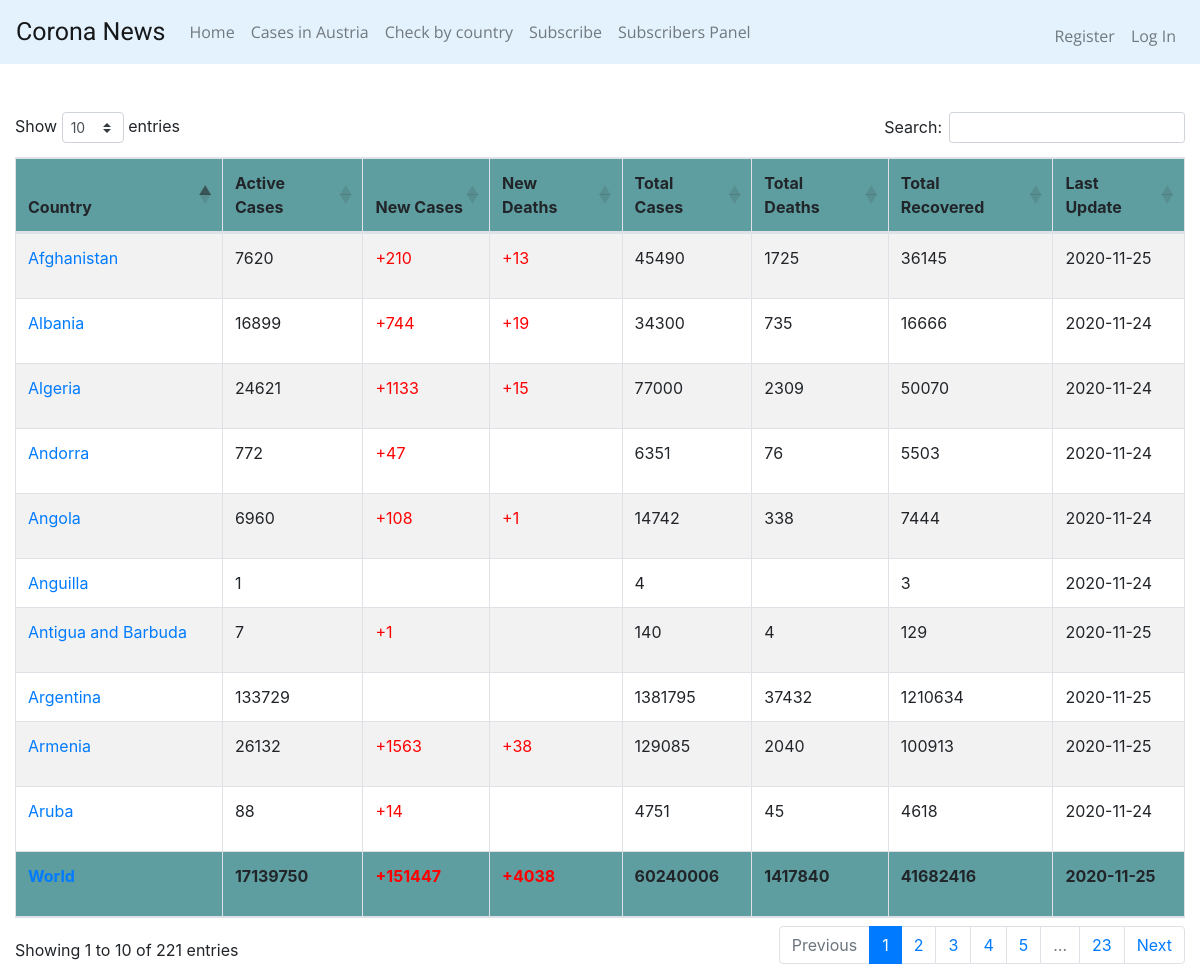
Page /casesWorld on the committed database.
### tables this page shows
CREATE TABLE casesWorld (id INTEGER PRIMARY KEY AUTOINCREMENT NOT NULL, country TEXT, active INTEGER, new INTEGER, deaths INTEGER, totalCases INTEGER, totalDeaths INTEGER, totalRecovered INTEGER, date date);

### app.py (the view)
@app.route("/casesWorld")
def casesWorld():
    tblCasesWorld = "casesWorld"
    tableValues = {}
    totalCases = {}
    tableValues = select_cases(tblCasesWorld)
    totalCases = select_cases_where_country(tblCasesWorld, "World")
    return render_template('casesWorld.html', casesWorld=tableValues, totalCases=totalCases)

### app.py (called while the page is built)
@app.after_request
def after_request(response):
    response.headers["Cache-Control"] = "no-cache, no-store, must-revalidate"
    response.headers["Expires"] = 0
    response.headers["Pragma"] = "no-cache"
    return response

### coronaCasesDAO.py (called while the page is built)
def select_cases(tableName):
    conn = connect_to_db()
    conn.row_factory = dict_factory
    cursor = conn.cursor()
    format_str = """SELECT country, active, new, deaths, totalCases, totalDeaths, totalRecovered, date FROM "{table}";"""
    sql_command = format_str.format(table=tableName)
    cursor.execute(sql_command)
    result = cursor.fetchall()
    conn.close()
    return result

def select_cases_where_country(tableName, country):
    conn = connect_to_db()
    conn.row_factory = dict_factory
    cursor = conn.cursor()
    format_str = """SELECT country, active, new, deaths, totalCases, totalDeaths, totalRecovered, date FROM "{table}" WHERE country="{countryName}";"""
    sql_command = format_str.format(table=tableName, countryName=country)
    cursor.execute(sql_command)
    result = cursor.fetchall()
    conn.close()
    return result

### helpers.py (called while the page is built)
def connect_to_db():
    conn = sqlite3.connect('coronaDatabase.db')
    return conn

def dict_factory(cursor, row):
    d = {}
    for idx, col in enumerate(cursor.description):
        d[col[0]] = row[idx]
    return d

### templates/casesWorld.html (shortened to what this page needs)
{% extends "layout.html" %}
{% block headSergiu %}
    <link href="https://cdn.datatables.net/1.10.22/css/dataTables.bootstrap4.min.css" rel="stylesheet">
{% endblock %}
{% block main %}
    <div class="col">
        <br>
        <table id="example" class="table table-striped table-bordered" style="width:100%">
            <thead>
                <tr style="background-color:cadetblue">
                    <th>Country</th>
                    <th>Active Cases</th>
                    <th>New Cases</th>
                    <th>New Deaths</th>
                    <th>Total Cases</th>
                    <th>Total Deaths</th>
                    <th>Total Recovered</th>
                    <th>Last Update</th>
                </tr>
            </thead>
            <tfoot>
                {% for dict_item in totalCases %}
                <tr style="background-color: cadetblue; font-weight: bold;">
                    <td >
                        {% set country = dict_item.get("country") %}
                        <a href="/history/{{ country }}" target="_blank">{{ country }}</a>
                    </td>
                    <td>
                        {{dict_item.get("active")}}
                    </td>
                    <td style="color:red;">
                        {% set new = dict_item.get("new") %}
                        {% if new != "" %}
                            <p>+{{ new }}</p>
                        {% else %}
                            <p></p>
                        {% endif %}
                    </td>
                    <td style="color:red;">
                        {% set deaths = dict_item.get("deaths") %}
                        {% if deaths != "" %}
                            <p>+{{ deaths }}</p>
                        {% else %}
                            <p></p>
                        {% endif %}
                    </td>
                    <td>
                        {{dict_item.get("totalCases")}}
                    </td>
                    <td>
                        {{dict_item.get("totalDeaths")}}
                    </td>
                    <td>
                        {{dict_item.get("totalRecovered")}}
                    </td>
                    <td>
                        {{dict_item.get("date")}}
                    </td>
                </tr>
                {% endfor %}
            </tfoot>
            <tbody>
            {% for dict_item in casesWorld %}
                <tr>
                        <td>
                            {% set country = dict_item.get("country") %}
                            <a href="/history/{{ country }}">{{ country }}</a>
                        </td>
                        <td>
                            {{dict_item.get("active")}}
                        </td>
                        <td style="color: red;">
                            {% set new = dict_item.get("new") %}
                            {% if new != "" %}
                                <p>+{{ new }}</p>
                            {% else %}
                                <p></p>
                            {% endif %}
                        </td>
                        <td style="color: red;">
                            {% set deaths = dict_item.get("deaths") %}
                            {% if deaths != "" %}
                                <p>+{{ deaths }}</p>
                            {% else %}
                                <p></p>
                            {% endif %}
                        </td>
                        <td>
                            {{dict_item.get("totalCases")}}
                        </td>
                        <td>
                            {{dict_item.get("totalDeaths")}}
                        </td>
                        <td>
                            {{dict_item.get("totalRecovered")}}
                        </td>
                        <td>
                            {{dict_item.get("date")}}
                        </td>
                </tr>
            {% endfor %}
            </tbody>
        </table>
    </div>
{% endblock %}

### templates/layout.html (shortened to what this page needs)
<!DOCTYPE html>
<html lang="en">
<head>
    <link href="https://cdnjs.cloudflare.com/ajax/libs/twitter-bootstrap/4.5.2/css/bootstrap.css" rel="stylesheet">
    {% block headSergiu %}{% endblock %}
</head>
<body>
    <nav class="navbar sticky-top navbar-expand-lg navbar-light" style="background-color: #e3f2fd;">
      <a class="navbar-brand" style="font-family: 'Roboto', sans-serif; font-size: 25px;" href="/">Corona News</a>
      <div class="collapse navbar-collapse" style="font-family: 'Open Sans', sans-serif;" id="navbarSupportedContent">
        {% if session.user_id %}
          <ul class="navbar-nav mr-auto">
            <li class="nav-item">
              <a class="nav-link" href="/">Home <span class="sr-only">(current)</span></a>
            </li>
            <li class="nav-item">
              <a class="nav-link" href="/casesInAustria">Cases in Austria</a>
            </li>
            <li class="nav-item">
              <a class="nav-link" href="/casesWorld">Check by country</a>
            </li>
            <li class="nav-item">
              <a class="nav-link" href="/subscription">Subscribe</a>
            </li>
            <li class="nav-item">
              <a class="nav-link" href="/usersTable">Subscribers Panel</a>
            </li>
          </ul>
            <ul class="navbar-nav ml-auto mt-2">
              <li class="nav-item"><a class="nav-link" href="/logout">Log Out</a></li>
          </ul>
        {% else %}
        <ul class="navbar-nav mr-auto">
          <li class="nav-item">
            <a class="nav-link" href="/">Home <span class="sr-only">(current)</span></a>
          </li>
          <li class="nav-item">
            <a class="nav-link" href="/casesInAustria">Cases in Austria</a>
          </li>
          <li class="nav-item">
            <a class="nav-link" href="/casesWorld">Check by country</a>
          </li>
          <li class="nav-item">
            <a class="nav-link" href="/subscription">Subscribe</a>
          </li>
          <li class="nav-item">
            <a class="nav-link" href="/usersTable">Subscribers Panel</a>
          </li>
        </ul>
          <ul class="navbar-nav ml-auto mt-2">
            <li class="nav-item"><a class="nav-link" href="/register">Register</a></li>
            <li class="nav-item"><a class="nav-link" href="/login">Log In</a></li>
        </ul>
        {% endif %}
      </div>
    </nav>
<br />
{% block main %}{% endblock %}
</body>
</html>

### rows in the picture
casesWorld: country "World", get "17139750", new "151447", deaths "4038", get "60240006", get "1417840", get "41682416", get "2020-11-25"
casesWorld: country "Argentina", get "133729", get "1381795", get "37432", get "1210634", get "2020-11-25"
casesWorld: country "Armenia", get "26132", new "1563", deaths "38", get "129085", get "2040", get "100913", get "2020-11-25"
casesWorld: country "Algeria", get "24621", new "1133", deaths "15", get "77000", get "2309", get "50070", get "2020-11-24"
casesWorld: country "Afghanistan", get "7620", new "210", deaths "13", get "45490", get "1725", get "36145", get "2020-11-25"
casesWorld: country "Albania", get "16899", new "744", deaths "19", get "34300", get "735", get "16666", get "2020-11-24"
casesWorld: country "Angola", get "6960", new "108", deaths "1", get "14742", get "338", get "7444", get "2020-11-24"
casesWorld: country "Andorra", get "772", new "47", get "6351", get "76", get "5503", get "2020-11-24"
casesWorld: country "Aruba", get "88", new "14", get "4751", get "45", get "4618", get "2020-11-24"
casesWorld: country "Antigua and Barbuda", get "7", new "1", get "140", get "4", get "129", get "2020-11-25"
casesWorld: country "Anguilla", get "1", get "4", get "3", get "2020-11-24"
